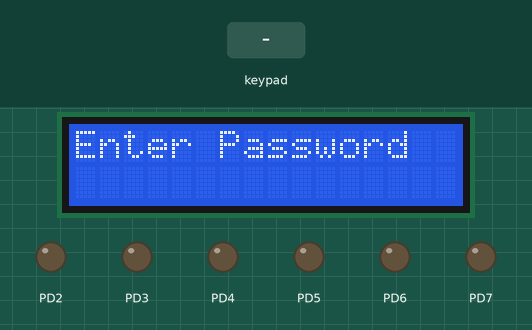
A program run on a simulated ATmega32, built with avr-gcc and emulated at 1 MHz. Shown: 16×2 character LCD, output pins drawn as LEDs (lit = HIGH). Wiring (inferred from the signals the program sends): 4×4 keypad with keys 7 8 9 / 4 5 6 * 1 2 3 - C 0 = +: rows PB4, PB5, PB6, PB7; columns PB0, PB1, PB2, PB3. Wiring (inferred from the names in the program): character LCD (HD44780): RS PD0; E PD1; data PC0, PC1, PC2, PC3, PC4, PC5, PC6, PC7. The test bench sets the inputs (shaded band). Pins used as bus, display or sensor lines are not drawn.

Above: at 1.2 s.
1.3 s: keypad keys 1 2 3 4 pressed 0.4 s apart
At 4.2 s:
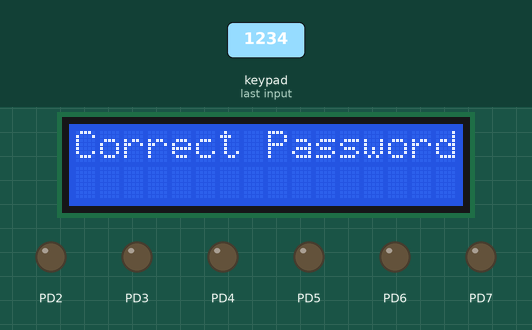
4.6 s: keypad keys 1 3 9 7 pressed 0.4 s apart
At 7.4 s:
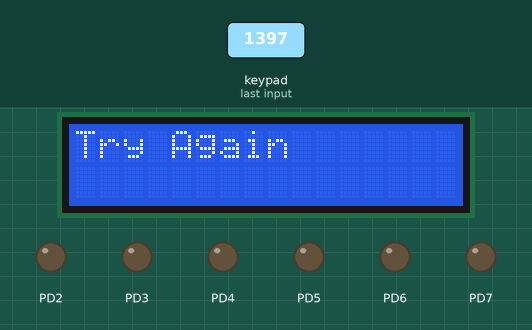
9.2 s: key '7' pressed
At 10.0 s:
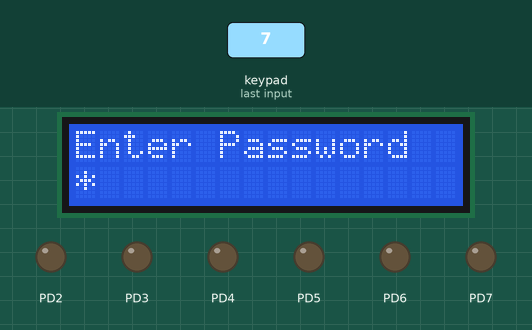
10.8 s: key '8' pressed
At 11.2 s:
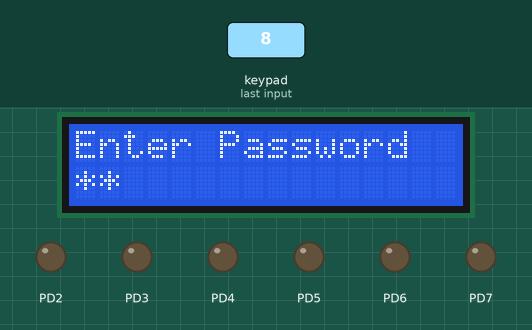
Timing chart, 0 to 13.4 s (numbered marks = the images above; inputs shaded):
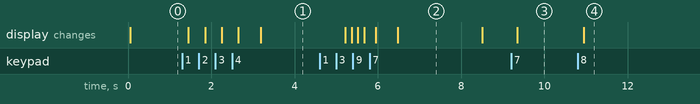

Measured:
- after the input at 1.3 s, the display: first changes after 0.15 s (image 1 shows a later state)
- after the input at 4.6 s, the display: first differs from a run without the input after 0.77 s (image 2 shows a later state)
- after the input at 9.2 s, the display: changes after 0.15 s (image 3)
- after the input at 10.8 s, the display: changes after 0.15 s (image 4)
- what the display in image 2 shows lasts 2.0 s, from 6.5 s to 8.5 s

The program:

main.c
```c
/*
 * PassCheck.c
 *
 * Created: 10-04-2026 19:33:04
 * Author : heermehta
 */
#define F_CPU 1000000UL
#include <avr/io.h>
#include <util/delay.h>
#include <string.h>

/* LCD Pins */
#define RS PD0
#define EN PD1

/* Keypad */
#define KEY_PRT PORTB
#define KEY_DDR DDRB
#define KEY_PIN PINB

/* Function Prototypes */
void LCD_Init(void);
void LCD_Command(unsigned char cmnd);
void LCD_Char(unsigned char data);
void LCD_String(char *str);
void LCD_Clear(void);
char keypad_getkey(void);

/* Password */
char correct_pass[5] = "1234";
char entered_pass[5];


//---------------- LCD FUNCTIONS ----------------//

void LCD_Command(unsigned char cmnd)
{
	PORTC = cmnd;
	PORTD &= ~(1<<RS);
	PORTD &= ~(1<<EN);
	PORTD |= (1<<EN);
	_delay_us(1);
	PORTD &= ~(1<<EN);
	_delay_ms(2);
}

void LCD_Char(unsigned char data)
{
	PORTC = data;
	PORTD |= (1<<RS);
	PORTD |= (1<<EN);
	_delay_us(1);
	PORTD &= ~(1<<EN);
	_delay_ms(2);
}

void LCD_Init()
{
	DDRC = 0xFF;
	DDRD = 0xFF;
	_delay_ms(20);

	LCD_Command(0x38);
	LCD_Command(0x0C);
	LCD_Command(0x06);
	LCD_Command(0x01);
}

void LCD_String(char *str)
{
	while(*str) LCD_Char(*str++);
}

void LCD_Clear()
{
	LCD_Command(0x01);
}


//---------------- KEYPAD FUNCTION ----------------//
char keypad_getkey()
{
	char key[4][4] = {
		{'7','8','9','/'},
		{'4','5','6','*'},
		{'1','2','3','-'},
		{'C','0','=','+'}
	};

	KEY_DDR = 0xF0;   // Rows output, cols input
	KEY_PRT = 0xFF;   // Enable pull-ups

	while(1)
	{
		for(int i=0;i<4;i++)
		{
			KEY_PRT = ~(1 << (i+4));   // Activate one row

			for(int j=0;j<4;j++)
			{
				if(!(KEY_PIN & (1<<j)))   // Key pressed
				{
					_delay_ms(20);  // debounce

					while(!(KEY_PIN & (1<<j))); // ?? WAIT TILL RELEASE

					return key[i][j];
				}
			}
		}
	}
}
//---------------- MAIN ----------------//

int main(void)
{
	LCD_Init();

	while(1)
	{
		LCD_Clear();
		LCD_String("Enter Password");

		LCD_Command(0xC0); // second line

		// Take 4 digits
		for(int i=0;i<4;i++)
		{
			entered_pass[i] = keypad_getkey();
			LCD_Char('*');   // Mask input
		}
		entered_pass[4] = '\0';

		_delay_ms(500);

		LCD_Clear();

		// Compare passwords
		if(strcmp(entered_pass, correct_pass) == 0)
		{
			LCD_String("Correct Password");
		}
		else
		{
			LCD_String("Try Again");
		}

		_delay_ms(2000);
	}
}
```
